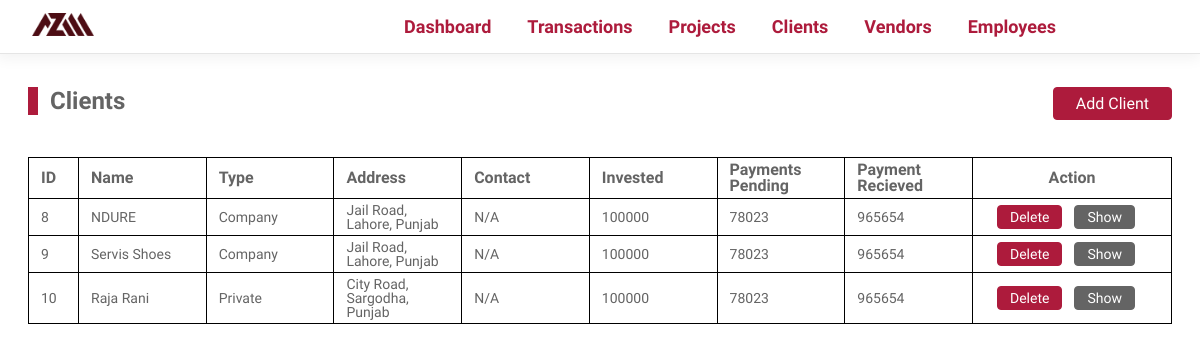
The app's page /clients, older data.
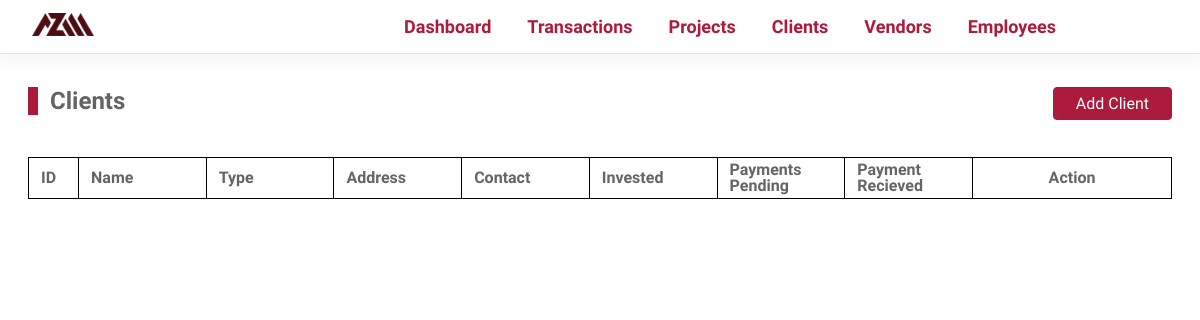
The same page, newer data.
### tables this page shows
CREATE TABLE IF NOT EXISTS `clients` (
  `client_id` int NOT NULL AUTO_INCREMENT,
  `client_name` varchar(255) NOT NULL,
  `client_type` varchar(255) NOT NULL,
  `client_address` varchar(255) NOT NULL,
  `client_city` int NOT NULL,
  `client_cell_primary` varchar(255) NOT NULL,
  `client_cell_secondary` varchar(255) NOT NULL,
  `active` tinyint(1) NOT NULL DEFAULT '1',
  PRIMARY KEY (`client_id`)
);

CREATE TABLE IF NOT EXISTS `cities` (
  `city_id` int NOT NULL AUTO_INCREMENT,
  `city_name` varchar(28) NOT NULL,
  `city_province` int NOT NULL,
  PRIMARY KEY (`city_id`),
  KEY `city_province` (`city_province`),
  KEY `city_province_2` (`city_province`)
);

CREATE TABLE IF NOT EXISTS `provinces` (
  `province_id` int NOT NULL AUTO_INCREMENT,
  `province_name` varchar(28) NOT NULL,
  PRIMARY KEY (`province_id`)
);

### Core/helpers.php (called while the page is built, shortened)
<?php
function controller($dir, $controller){
    require __DIR__ . DIRECTORY_SEPARATOR . '..' . DIRECTORY_SEPARATOR . "Controllers"    .   DIRECTORY_SEPARATOR .   $dir    .   DIRECTORY_SEPARATOR .   $controller .   ".php";
}
function view($dir, $view, $args =   []){
    extract($args);
    require __DIR__ . DIRECTORY_SEPARATOR . '..' . DIRECTORY_SEPARATOR . "Views"    .   DIRECTORY_SEPARATOR .   $dir    .   DIRECTORY_SEPARATOR .   $view   .   ".view.php";
}
?>

### Controllers/Clients/index.php (called while the page is built, shortened)
<?php
$_clients   =   new Clients($config);
$clients    =   $_clients->all();
$args['clients']    =   $clients;
view("clients","index", $args);
?>

### Public/index.php (called while the page is built, shortened)
<?php
$config =   require("../config.php");
$uri    =   parse_url($_SERVER['REQUEST_URI'])['path'];
$method =   isset($_POST['__method'])?$_POST['__method']:$_SERVER['REQUEST_METHOD'];
require ('../core/helpers.php');
$router =   new Router();
$router->route($uri,$method);
?>

### config.php (called while the page is built)
<?php
return  [
    'database'  =>  [
        'host'      =>  'localhost',
        'dbname'    =>  'mmz',
        'user'      =>  'root',
        'passwod'    =>  'root'
    ]
]
?>

### Core/Database.php (called while the page is built, shortened)
<?php
class Database{
    protected $conn;
    protected function __construct($config){
        $dsn    =   'mysql:' .   http_build_query($config['database'],'',';');
        $this->conn =   new PDO($dsn);
        $this->conn->setAttribute(PDO::ATTR_DEFAULT_FETCH_MODE, PDO::FETCH_ASSOC);
    }
    protected function query($sql, $args){
        $stmt   =   $this->conn->prepare($sql);
        $stmt->execute($args);
        return $stmt;
    }
    protected function fetchAllOrAbort($query, $args =   []){
        try{
            $response   =   $this->query($query, $args);
            $result     =   $response->fetchAll();
            return $result;
        }catch(PDOException $e){
            $this->abort($e->getMessage());
        }
    }
}
?>

### Models/Clients.php (called while the page is built, shortened)
<?php
class Clients extends Database{
    public function all(){
        $query    =   "Select * from Clients
        LEFT JOIN cities            ON          client_city             =           city_id
        LEFT JOIN provinces         ON          city_province           =           province_id
        WHERE
        active                      =           true";
        return   $this->fetchAllOrAbort($query);
    }
}
?>

### Views/Clients/index.view.php (the view, shortened to what this page needs)
<body>
    <div class="main_content">
        <div class="content_head">
            <h2 class="title">Clients</h2>
            <div class="options">
                <a href="/add-client">Add Client</a>
            </div>
        </div>
        <div class="table clients_list">
            <div class="row headings">
                <div class="col">ID</div>
                <div class="col">Name</div>
                <div class="col">Type</div>
                <div class="col">Address</div>
                <div class="col">Contact</div>
                <div class="col">Invested</div>
                <div class="col">Payments Pending</div>
                <div class="col">Payment Recieved</div>
                <div class="col">Action</div>
            </div>
            <?php if(!empty($clients)): ?>
                <?php foreach($clients as $client):?>
                    <?php extract($client); ?>
                    <div class="row">
                        <div class="col"><?php echo $client_id; ?></div>
                        <div class="col"><?php echo $client_name; ?></div>
                        <div class="col"><?php echo ucfirst($client_type); ?></div>
                        <div class="col"><?php echo $client_address.", ".$city_name.", ".$province_name; ?></div>
                        <div class="col"><?php echo (empty($client_cell_primary)?"N/A":$client_cell_primary).(empty($client_cell_secondary)?"":", ".$client_cell_secondary); ?></div>
                        <div class="col">100000</div>
                        <div class="col">78023</div>
                        <div class="col">965654</div>
                        <div class="col">
                            <a href="delete-client?id=<?php echo $client_id;?>" class="danger">Delete</a>
                            <a href="/client?id=<?php echo $client_id;?>" class="secondary">Show</a>
                        </div>
                    </div>
                    <?php endforeach ?>
                <?php endif ?>
        </div>
    </div>
</body>
</html>

Row changes from the older to the newer data that the page shows:
removed clients: client_id "8", client_name "NDURE", client_type "Company", client_address "Jail Road", cities.city_name "Lahore", provinces.province_name "Punjab"
removed clients: client_id "9", client_name "Servis Shoes", client_type "Company", client_address "Jail Road", cities.city_name "Lahore", provinces.province_name "Punjab"
removed clients: client_id "10", client_name "Raja Rani", client_type "Private", client_address "City Road", cities.city_name "Sargodha", provinces.province_name "Punjab"
